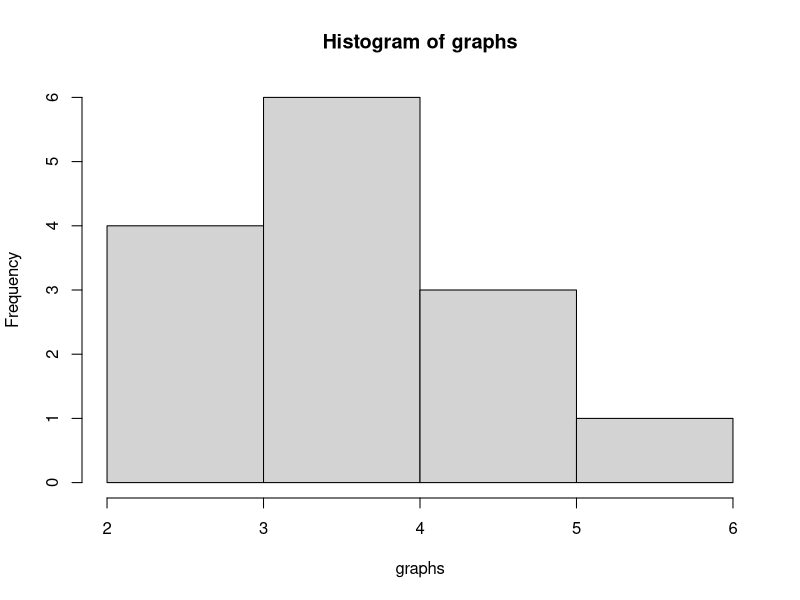
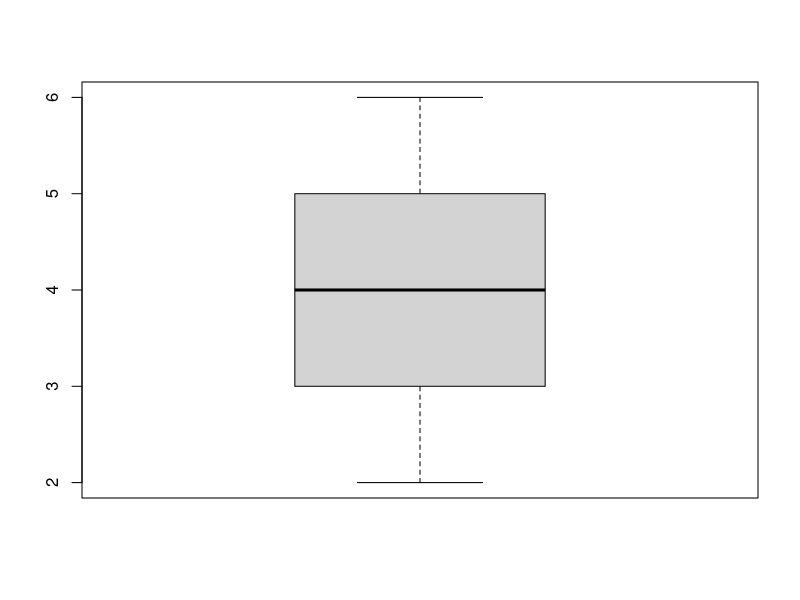
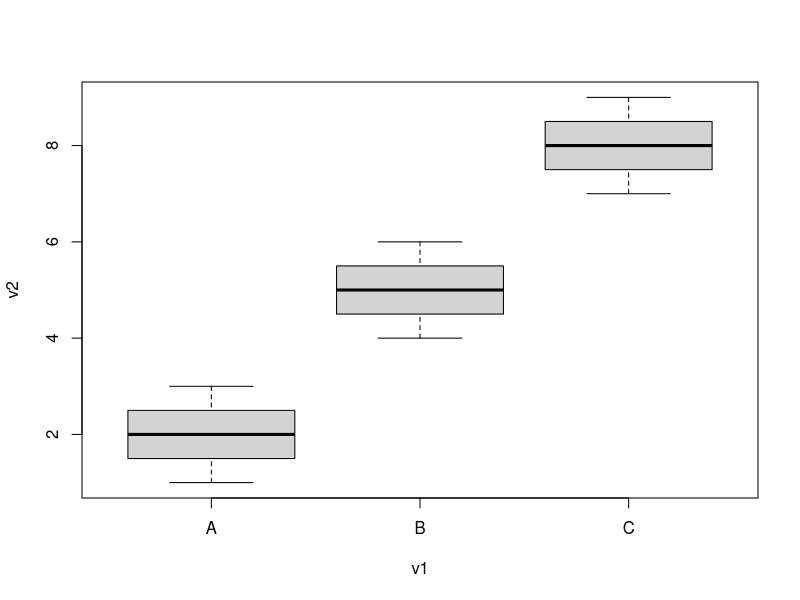

The R source for these figures, in order: (Note: this script raises an error after producing the figures.)
5+6
c(2, 6, 8, 10, 12)
c("Greg", "Henry", "Emily", "Susan")
mean(c(2, 6, 8, 10, 12))
data<- c(2, 6, 8, 10, 12)
mean(data)
mean(c(2, 6, 8, NA, 10, 12))
mean(c(2, 6, 8, NA, 10, 12), na.rm=T)
?mean
data[data>=8]
length(data[data>=8])
length(data[data==8])
graphs<- c( 2, 3, 3, 3, 4, 4, 4, 4, 4, 4, 5, 5, 5, 6)
hist(graphs)
boxplot(graphs)
v1<-c("A", "A", "A", "B", "B", "B", "C", "C", "C")
v2<-c(1, 2, 3, 4, 5, 6, 7, 8, 9)
rbind(v1,v2)
cbind(v1,v2)
combined<- cbind(v1,v2)
tapply(v2, v1, mean)
boxplot(v2~v1)

attach(EP_Attest)